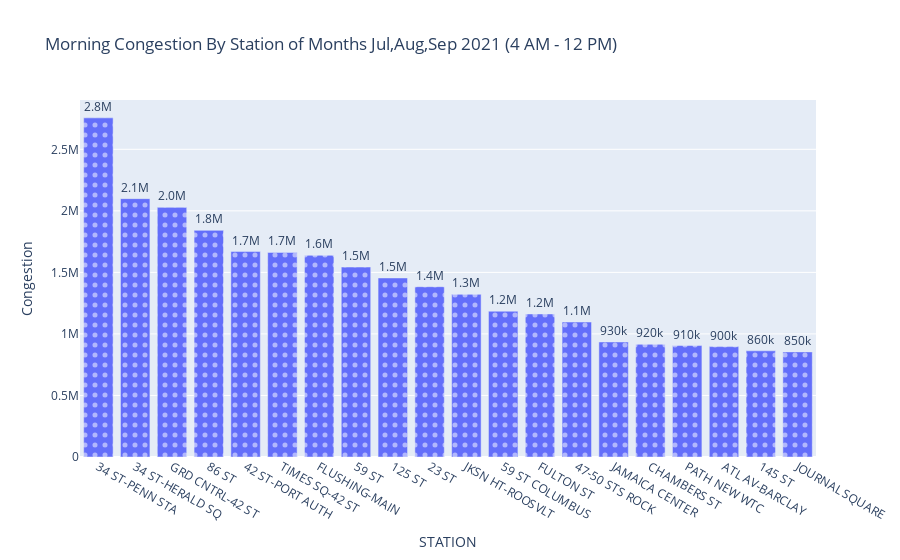

The code cell stored with this chart in its notebook:
### Code cell
#!pip install plotly
#!pip install cufflinks
import plotly.express as px



# moring

zx= topsts.reset_index()
fig = px.bar(zx ,x="STATION", y='Congestion' ,text='Congestion',title='Morning Congestion By Station of Months Jul,Aug,Sep 2021 (4 AM - 12 PM)' ,pattern_shape_sequence=["."])#, animation_frame="Congestion", animation_group= "STATION" )
fig.update_traces(texttemplate='%{text:.2s}', textposition='outside')
fig.update_layout(uniformtext_minsize=8, uniformtext_mode='hide')
fig.show()

### Figure 1 — Plotly figure (JSON) as saved in the notebook; plotly's stock layout.template omitted (floating-point values rounded to 4 significant figures)
{"data": [{"alignmentgroup": "True", "hovertemplate": "STATION=%{x}<br>Congestion=%{text}<extra></extra>", "legendgroup": "", "marker": {"color": "#636efa", "pattern": {"shape": "."}}, "name": "", "offsetgroup": "", "orientation": "v", "showlegend": false, "text": [2755665, 2099205, 2028443, 1841659, 1669203, 1662455, 1638780, 1543646, 1454849, 1383856, 1321822, 1184585, 1162289, 1096773, 934615, 915752, 905461, 896900, 862695, 854082], "textposition": "outside", "texttemplate": "%{text:.2s}", "type": "bar", "x": ["34 ST-PENN STA", "34 ST-HERALD SQ", "GRD CNTRL-42 ST", "86 ST", "42 ST-PORT AUTH", "TIMES SQ-42 ST", "FLUSHING-MAIN", "59 ST", "125 ST", "23 ST", "JKSN HT-ROOSVLT", "59 ST COLUMBUS", "FULTON ST", "47-50 STS ROCK", "JAMAICA CENTER", "CHAMBERS ST", "PATH NEW WTC", "ATL AV-BARCLAY", "145 ST", "JOURNAL SQUARE"], "xaxis": "x", "y": [2755665, 2099205, 2028443, 1841659, 1669203, 1662455, 1638780, 1543646, 1454849, 1383856, 1321822, 1184585, 1162289, 1096773, 934615, 915752, 905461, 896900, 862695, 854082], "yaxis": "y"}], "layout": {"barmode": "relative", "legend": {"tracegroupgap": 0}, "title": {"text": "Morning Congestion By Station of Months Jul,Aug,Sep 2021 (4 AM - 12 PM)"}, "uniformtext": {"minsize": 8, "mode": "hide"}, "xaxis": {"anchor": "y", "domain": [0, 1], "title": {"text": "STATION"}}, "yaxis": {"anchor": "x", "domain": [0, 1], "title": {"text": "Congestion"}}}}
